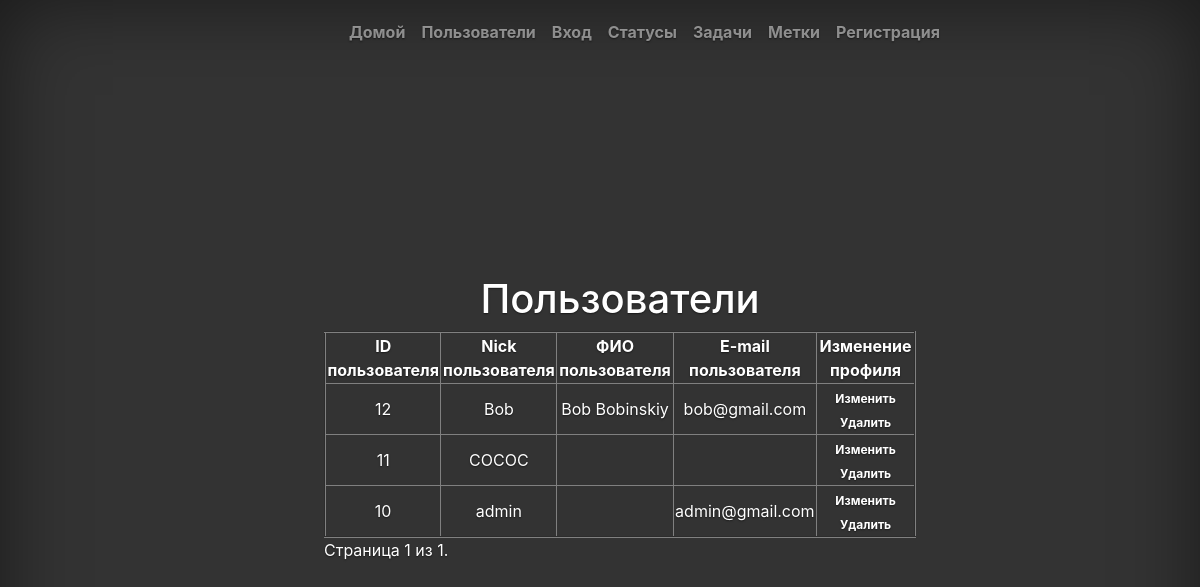
The app's page /users/, older data.
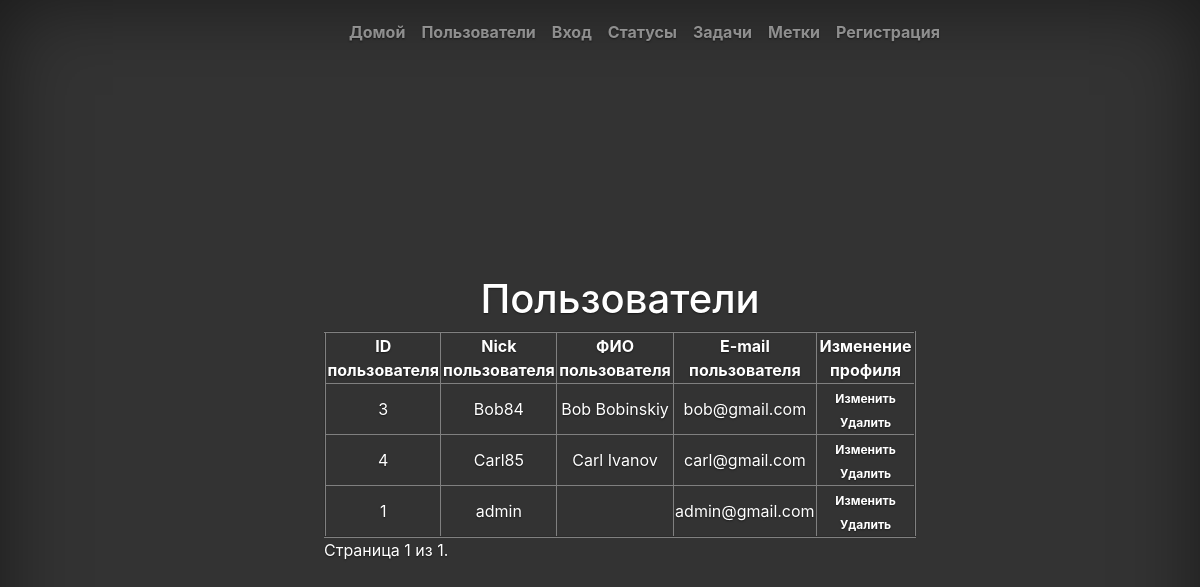
The same page, newer data.
### users/models.py (models this page shows, shortened)
class CustomUser(AbstractUser):
    class Meta():
        ordering = ['username']

### users/views.py (the view, shortened to what this page needs)
# urls.py: path('', views.ListUserView.as_view(), name='user_list'),
class ListUserView(generic.ListView):
    model = CustomUser
    paginate_by = 10
    template_name = 'user_index.html'

### users/templates/user_index.html (shortened to what this page needs)
{% extends 'index.html' %}
{% load bootstrap4 %}
{% load i18n %}
{% translate "previous" as previous %}
{% translate "next" as next %}
{% translate "last" as last %}
{% block welcome %}
<h1>Пользователи</h1>
<table border="2" align="center">
	<tr>
		<th>ID пользователя</th>
		<th>Nick пользователя</th>
		<th>ФИО пользователя</th>
		<th>E-mail пользователя</th>
		<th>Изменение профиля</th>
	</tr>
{% for user in object_list %}
	<tr>
		<td><a href={% url 'users:user' user.id %}>{{ user.id }}</a></td>
		<td><a href={% url 'users:user' user.id %}>{{ user.username }}</a></td>
		<td><a href={% url 'users:user' user.id %}>{{ user.first_name }} {{ user.last_name }}</a></td>
		<td><a href={% url 'users:user' user.id %}>{{ user.email }}</a></td>
		<td>
			<a class="badge badge-infop-2" href={% url 'users:update_user' user.id %}>Изменить</a>
			<a class="badge badge-infop-2" href={% url 'users:delete_user' user.id %}>Удалить</a>
		</td>
	</tr>
{% endfor %}
</table>
<div class="pagination">
    <span class="step-links">
	    <span class="current">
	        Страница {{ page_obj.number }} из {{ page_obj.paginator.num_pages }}.
	    </span>
    </span>
</div>
{% endblock %}

### task_manager/templates/index.html (shortened to what this page needs)
{% load static %}
{% load bootstrap4 %}
{% load i18n %}
<!doctype html>
<html lang="en">
  <head>
    <link href="{% static 'css/bootstrap.min.css'%}" rel="stylesheet">
    <link href="{% static 'css/cover.css'%}" rel="stylesheet">
  </head>
  <body class="text-center">
  <ul>
  </ul>
    <div class="cover-container d-flex h-100 p-3 mx-auto flex-column">
      <header class="masthead mb-auto">
        <div class="inner">
          <nav class="nav nav-masthead justify-content-center">
	        <a class="nav-link" href={% url 'home' %}>{% translate "Домой" %}</a>
	        <a class="nav-link" href={% url 'users:user_list' %}>{% translate "Пользователи" %}</a>
              {% block login_link %}
                {% if not user.is_authenticated %}
                    <a class="nav-link" href={% url 'login' %}>{% translate "Вход" %}</a>
                {% endif %}
              {% endblock login_link %}
        <a class="nav-link" href={% url 'statuses_list' %}>{% translate "Статусы" %}</a>
        <a class="nav-link" href={% url 'tasks:tasks_list' %}>{% translate "Задачи" %}</a>
        <a class="nav-link" href={% url 'labels_list' %}>{% translate "Метки" %}</a>
	    <a class="nav-link" href={% url 'users:create_user' %}>{% translate "Регистрация" %}</a>
          </nav>
        </div>
      </header>
      <main role="main" class="inner cover">
          {% block welcome %}{% endblock welcome %}
      </main>
    </div>
  </body>
</html>

### task_manager/static/css/cover.css (style rules this page uses)
a, a:focus, a:hover { color: #fff; }
html, body { height: 100%; background-color: #333; }
body { display: -ms-flexbox; display: -webkit-box; display: flex; -ms-flex-pack: center; -webkit-box-pack: center; justify-content: center; color: #fff; text-shadow: 0 .05rem .1rem rgba(0, 0, 0, .5); box-shadow: inset 0 0 5rem rgba(0, 0, 0, .5); }
.cover-container { max-width: 42em; }
.masthead { margin-bottom: 2rem; }
.nav-masthead .nav-link { padding: .25rem 0; font-weight: 700; color: rgba(255, 255, 255, .5); background-color: transparent; border-bottom: .25rem solid transparent; }
.nav-masthead .nav-link + .nav-link { margin-left: 1rem; }
@media (min-width: 48em) { .nav-masthead { float: right; } }
.cover { padding: 0 1.5rem; }

Row changes from the older to the newer data that the page shows:
removed CustomUser: id "12", username "Bob", first_name "Bob", last_name "Bobinskiy", email "bob@gmail.com"
removed CustomUser: id "11", username "COCOC"
removed CustomUser: id "10", username "admin", email "admin@gmail.com"
added CustomUser: id "3", username "Bob84", first_name "Bob", last_name "Bobinskiy", email "bob@gmail.com"
added CustomUser: id "4", username "Carl85", first_name "Carl", last_name "Ivanov", email "carl@gmail.com"
added CustomUser: id "1", username "admin", email "admin@gmail.com"
